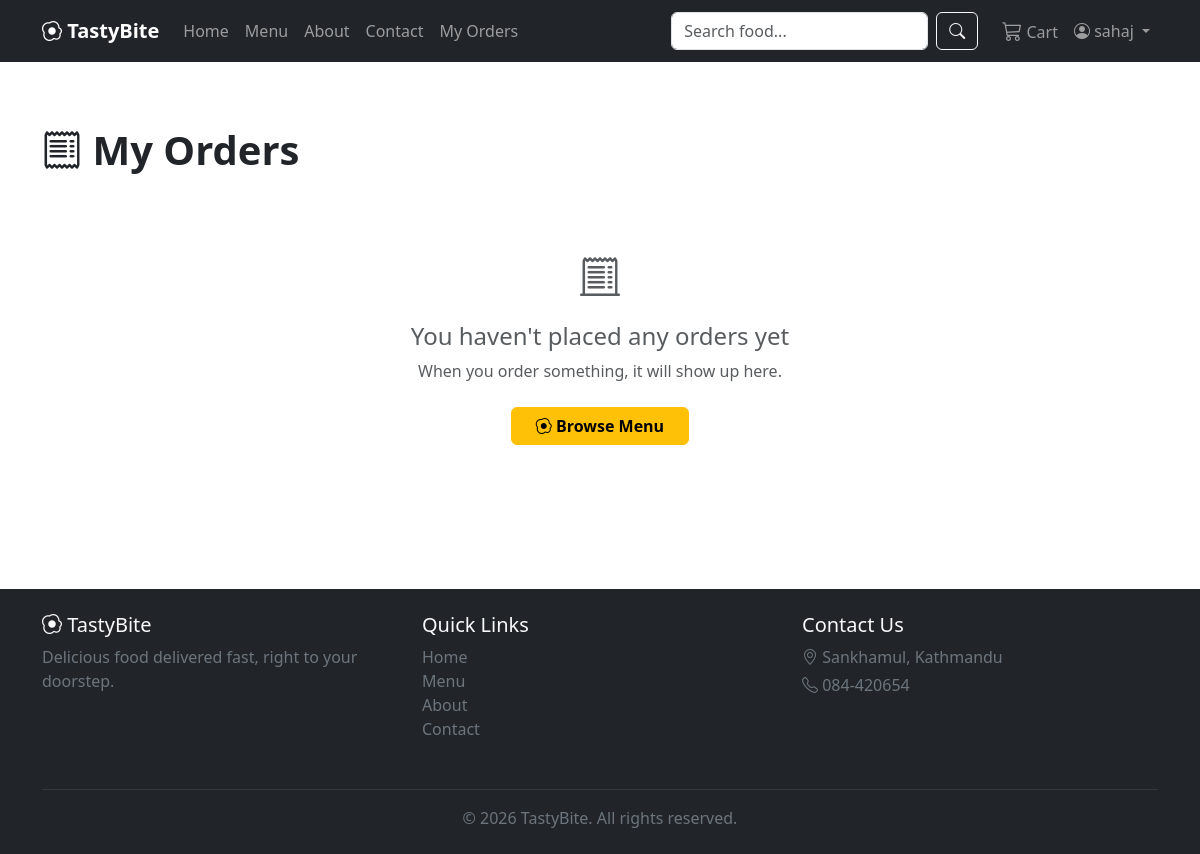
The page /orders/history/ (signed in) on the database as committed earlier.
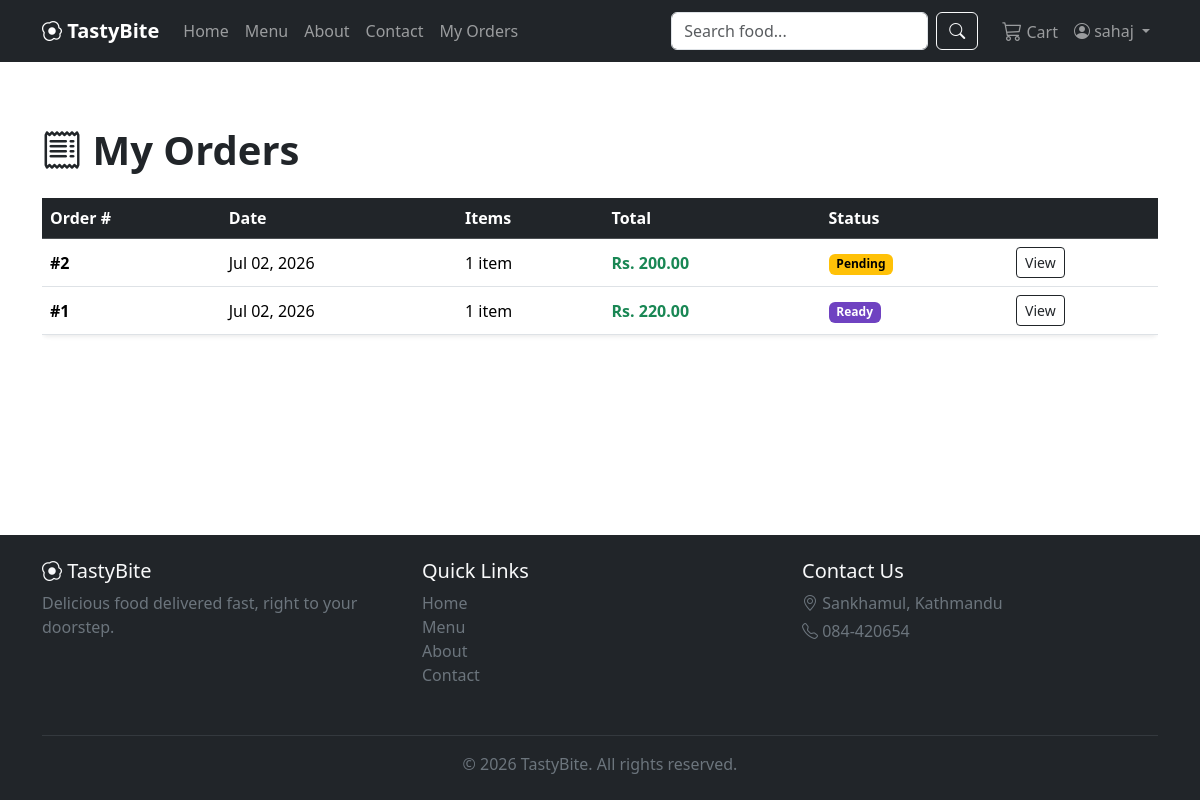
The same page on the database as committed later.
### orders/models.py (models this page shows, shortened)
class Order(models.Model):
    STATUS_CHOICES = [
        ('pending', 'Pending'),
        ('preparing', 'Preparing'),
        ('ready', 'Ready'),
        ('delivered', 'Delivered'),
    ]
    PAYMENT_METHOD_CHOICES = [
        ('cod', 'Cash on Delivery'),
        ('esewa', 'eSewa'),
    ]
    user = models.ForeignKey(User, on_delete=models.CASCADE, related_name='orders')
    status = models.CharField(max_length=20, choices=STATUS_CHOICES, default='pending')
    payment_method = models.CharField(max_length=20, choices=PAYMENT_METHOD_CHOICES, default='cod')
    is_paid = models.BooleanField(
        default=False,
        help_text="For eSewa orders: check this box once you've confirmed the payment in your eSewa app."
    )
    full_name = models.CharField(max_length=150)
    phone_number = models.CharField(max_length=20)
    delivery_address = models.TextField()
    subtotal = models.DecimalField(max_digits=10, decimal_places=2)
    delivery_fee = models.DecimalField(max_digits=8, decimal_places=2, default=DELIVERY_FEE)
    total_price = models.DecimalField(max_digits=10, decimal_places=2)
    created_at = models.DateTimeField(auto_now_add=True)
    updated_at = models.DateTimeField(auto_now=True)
    class Meta:
        ordering = ['-created_at']

### orders/views.py (the view)
# urls.py: path('history/', views.order_history, name='order_history'),
@login_required
def order_history(request):
    orders = Order.objects.filter(user=request.user).prefetch_related('items')
    return render(request, 'orders/order_history.html', {'orders': orders})

### cart/context_processors.py (called while the page is built)
def cart_item_count(request):
    if request.user.is_authenticated:
        cart = Cart.objects.filter(user=request.user).first()
        if cart:
            return {'cart_item_count': cart.total_items}
    return {'cart_item_count': 0}

### cart/models.py (called while the page is built)
    @property
    def total_items(self):
        return sum(item.quantity for item in self.items.all())

### orders/templates/orders/order_history.html (shortened to what this page needs)
{% extends 'base.html' %}
{% load static %}
{% block content %}
<div class="container my-5">
    <h1 class="fw-bold mb-4">
        <i class="bi bi-receipt"></i> My Orders
    </h1>
    {% if orders %}
    <div class="table-responsive">
        <table class="table table-hover align-middle bg-white shadow-sm rounded">
            <thead class="table-dark">
                <tr>
                    <th>Order #</th>
                    <th>Date</th>
                    <th>Items</th>
                    <th>Total</th>
                    <th>Status</th>
                    <th></th>
                </tr>
            </thead>
            <tbody>
                {% for order in orders %}
                <tr>
                    <td class="fw-semibold">#{{ order.id }}</td>
                    <td>{{ order.created_at|date:"M d, Y" }}</td>
                    <td>{{ order.items.count }} item{{ order.items.count|pluralize }}</td>
                    <td class="fw-semibold text-success">Rs. {{ order.total_price }}</td>
                    <td>
                        <span class="badge badge-{{ order.status }}">
                            {{ order.get_status_display }}
                        </span>
                    </td>
                    <td>
                        <a href="{% url 'order_detail' order.id %}" class="btn btn-sm btn-outline-dark">
                            View
                        </a>
                    </td>
                </tr>
                {% endfor %}
            </tbody>
        </table>
    </div>
    {% else %}
    <div class="text-center py-5">
        <i class="bi bi-receipt-cutoff fs-1 text-muted"></i>
        <h4 class="mt-3 text-muted">You haven't placed any orders yet</h4>
        <p class="text-muted">When you order something, it will show up here.</p>
        <a href="{% url 'menu_list' %}" class="btn btn-warning fw-semibold px-4 mt-2">
            <i class="bi bi-egg-fried"></i> Browse Menu
        </a>
    </div>
    {% endif %}
</div>
{% endblock %}

Rows that differ between the two databases and show on the page:
added Order: id "2", created_at "Jul 02, 2026", items.count "1", total_price "200.00", status "Pending"
added Order: id "1", created_at "Jul 02, 2026", items.count "1", total_price "220.00", status "Ready"
Other text that changed with them:
text no longer shown: "You haven't placed any orders yet When you order something, it will show up here. Browse Menu"
text now shown: "Order # Date Items Total Status"
